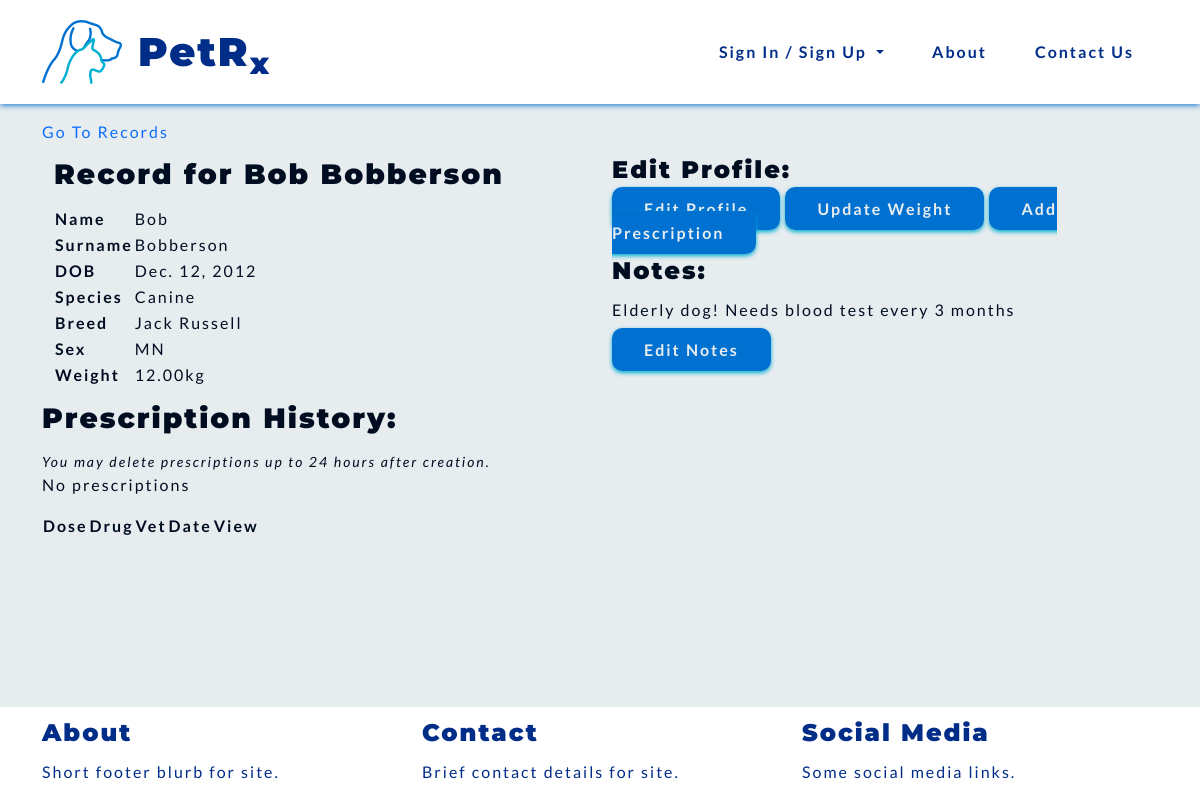
/records/animal-profile/1, run on an earlier commit of the app's database.
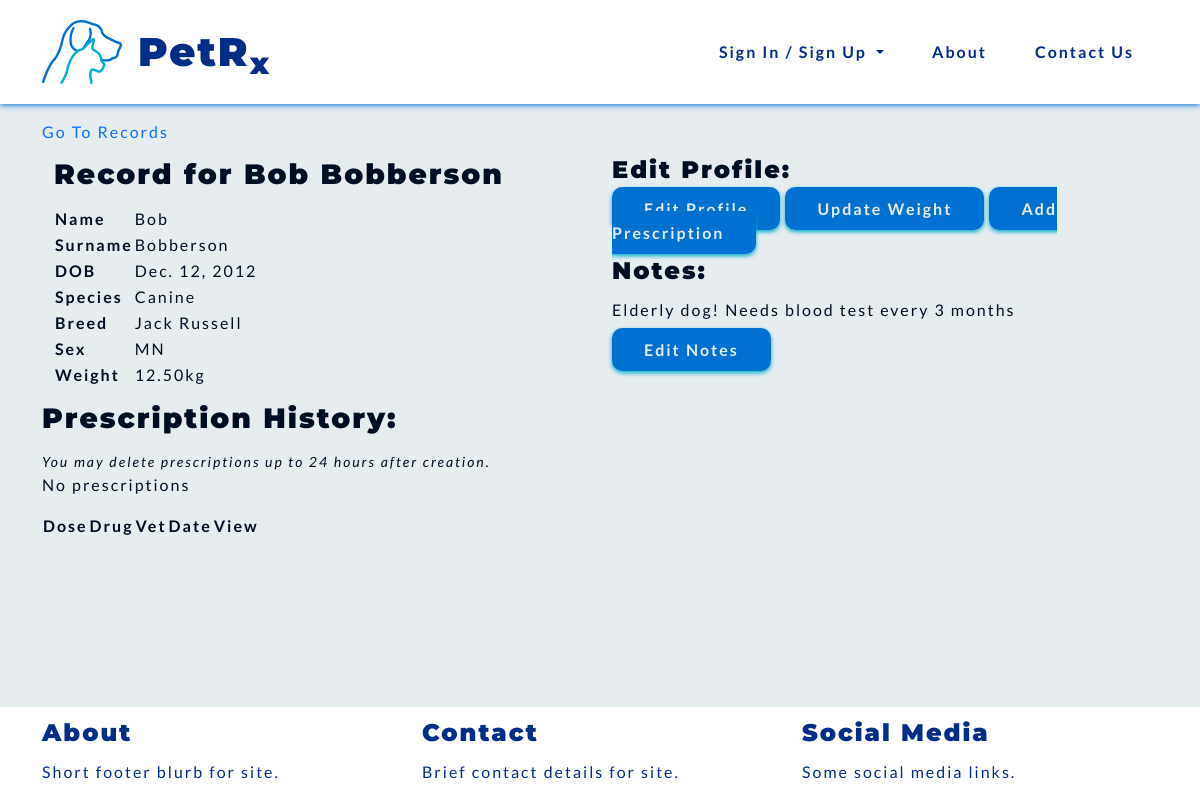
And on a later commit of the database.
### records/models.py (models this page shows)
class Record(models.Model):
    name = models.CharField(max_length=50)
    surname = models.CharField(max_length=50)
    date_of_birth = models.DateField()
    species = models.CharField(choices=SPECIES, max_length=10)
    breed = models.CharField(max_length=50)
    sex = models.CharField(choices=SEX, max_length=10)
    weight = models.DecimalField(max_digits=5, decimal_places=2)
    note = models.CharField(max_length=300)
    def __str__(self):
        return self.name + " " + self.surname
    class Meta:
        unique_together = ['name', 'surname', 'date_of_birth', 'species', 'breed', 'sex']

### records/views.py (the view)
# urls.py: path('animal-profile/<int:animal_id>', views.AnimalRecord.as_view(), name='animal_profile'),
class AnimalRecord(View):
    def get(self, request, animal_id):
        queryset = Record.objects.all()
        profile = get_object_or_404(queryset, id=animal_id)
        context = {
            'profile': profile,
        }
        return render(request, 'records/animal_profile.html', context)

### records/templates/records/animal_profile.html
{% extends 'base.html' %}
{% block content %}
<a href="{% url 'records:records' %}">Go To Records</a>
<section>
    <div class="container">
        <div class="row">
            <div class="col-md-6">
                <h3>Record for {{ profile }}</h3>
                <table>
                    <tr>
                        <th>Name</th>
                        <td>{{ profile.name }}</td>
                    </tr>
                    <tr>
                        <th>Surname</th>
                        <td>{{ profile.surname }}</td>
                    </tr>
                    <tr>
                        <th>DOB</th>
                        <td>{{ profile.date_of_birth }}</td>
                    </tr>
                    <tr>
                        <th>Species</th>
                        <td>{{ profile.species }}</td>
                    </tr>
                    <tr>
                        <th>Breed</th>
                        <td>{{ profile.breed }}</td>
                    </tr>
                    <tr>
                        <th>Sex</th>
                        <td>{{ profile.sex }}</td>
                    </tr>
                    <tr>
                        <th>Weight</th>
                        <td>{{ profile.weight }}kg</td>
                    </tr>
                </table>
            </div>
            <div class="col-md-6">
                <div>
                    <h4>Edit Profile:</h4>
                    <a class="pet-btns" href="{% url 'records:edit_animal' animal_id=profile.id %}">Edit Profile</a>
                    <a class="pet-btns"
                    hx-get="{% url 'records:update_weight' animal_id=profile.id %}"
                    hx-target="#modal-dialog">
                        Update Weight</a>
                    <a class="pet-btns"
                    hx-get="{% url 'prescriptions:add_prescrip' animal_id=profile.id %}"
                    hx-target="#modal-dialog">Add Prescription</a>
                </div>
                <div>
                    <h4>Notes:</h4>
                    <p>
                        {{ profile.note }}
                    </p>
                    <a class="pet-btns"
                    hx-get="{% url 'records:edit_notes' animal_id=profile.id %}"
                    hx-target="#modal-dialog">Edit Notes</a>
                </div>
            </div>
        </div>
    </div>
</section>
<section id="animal-prescrip-list" hx-get="{% url 'prescriptions:list_prescrip' animal_id=profile.id %}" hx-trigger="load">
    {% include 'prescriptions/list_prescrip.html' %}
</section>
{% endblock %}

### templates/base.html (shortened to what this page needs)
{% load static %}
<!DOCTYPE html>
<html lang="en">
<head>
    <link href="https://cdn.jsdelivr.net/npm/bootstrap@5.0.2/dist/css/bootstrap.min.css" rel="stylesheet">
    <link rel="stylesheet" type="text/css" href="{% static 'css/style.css' %}">
</head>
<body>
    {% include 'nav/header.html' %}
<div class="container-md">
    {% block content %}{% endblock content %}
</div>
    {% include 'nav/footer.html' %}
</body>
</html>

### templates/nav/header.html (shortened to what this page needs)
{% load static %}
<header>
  <nav id="navbar" class="navbar navbar-expand-lg blue-text">
    <div class="container-sm">
      <a class="navbar-brand" href="{% url 'vetprofiles:index' %}"><img src="{% static 'images/petrxlogo.png' %}"
          alt="PetRx Logo"></a>
      <h1 class="nav-title">PetR<sub>x</sub></h1>
      <div class="collapse navbar-collapse" id="navbarSupportedContent">
        <ul class="navbar-nav ms-auto mb-2 mb-lg-0">
          {% if user.is_authenticated %}
          <li class="nav-item">
            <a class="pet-links" href="{% url 'vetprofiles:profile' %}">Profile</a>
          </li>
          <li class="nav-item">
            <a class="pet-links" href="{% url 'records:records' %}">Records</a>
          </li>
          <li class="nav-item">
            <a class="pet-links" href="{% url 'vetprofiles:logout' %}">Logout</a>
          </li>
          <li class="nav-item dropdown">
            <ul class="dropdown-menu" aria-labelledby="navbarDropdown">
              <li><a class="dropdown-item" href="{% url 'vetprofiles:profile' %}">Profile</a></li>
              <li><a class="dropdown-item" href="{% url 'records:records' %}">Records</a></li>
              <li><a class="dropdown-item" href="{% url 'vetprofiles:logout' %}">Logout</a></li>
            </ul>
          </li>
          {% else %}
          <li class="nav-item">
            <div class="dropdown show">
              <a class="dropdown-toggle pet-links" href="#" role="button" id="dropdownMenuLink"
                data-bs-toggle="dropdown" aria-haspopup="true" aria-expanded="false">
                Sign In / Sign Up
              </a>
            </div>
          </li>
          <li class="nav-item">
            <a class="pet-links" href="{% url 'vetprofiles:about' %}">About</a>
          </li>
          <li class="nav-item">
            <a class="pet-links" href="{% url 'vetprofiles:contact' %}">Contact Us</a>
          </li>
          {% endif %}
        </ul>
      </div>
    </div>
  </nav>
</header>

### prescriptions/templates/prescriptions/list_prescrip.html
<h3>Prescription History:</h3>
<small><em>You may delete prescriptions up to 24 hours after creation.</em></small>
<div>
    <table>
        <tr>
            <th>Dose</th>
            <th>Drug</th>
            <th>Vet</th>
            <th>Date</th>
            <th>View</th>
        </tr>
        {% for prescription in prescrip_list %}
        <tr>
            <td>{{ prescription.dose }}{{ prescription.measure }}</td>
            <td>{{ prescription.drug }}</td>
            <td>{{ prescription.vet }}</td>
            <td>{{ prescription.date|date:'d/m/y' }}</td>
            <td><a
            hx-get="{% url 'prescriptions:detail_prescrip' prescrip_id=prescription.id %}"
            hx-target="#modal-dialog">View</a></td>
        </tr>
        {% empty %}
        <p>No prescriptions</p>
        {% endfor %}
    </table>
</div>

### templates/nav/footer.html
<footer class="fixed-bottom">
    <div class="container-md">
        <div class="row">
            <div class="col">
                <h4>About</h4>
                <p>Short footer blurb for site.</p>
            </div>
            <div class="col">
                <h4>Contact</h4>
                <p>Brief contact details for site.</p>
            </div>
            <div class="col">
                <h4>Social Media</h4>
                <p>Some social media links.</p>
            </div>
        </div>
    </div>
</footer>

### static/css/style.css (style rules this page uses)
:root { --site-white: #e7ecef; --site-black: #000d21; --site-dark-blue: #002d88; --site-light-blue: #0071d1; --site-turquoise: #00b0cf; }
html { height: 100%; }
body { font-family: "Lato", sans-serif; color: var(--site-black); font-size: 1rem; letter-spacing: 2px; background: var(--site-white); }
h1, h2, h3, h4 { font-family: "Montserrat", "Lato", sans-serif; font-weight: 900; margin-top: 0.5em; margin-bottom: 0.5em; }
.blue-text { color: var(--site-dark-blue); }
li { list-style: none; }
a { text-decoration: none; }
.pet-links { display: block; padding: 0.25rem 0.5rem; color: var(--site-dark-blue); font-weight: 600; margin: 1em; transition: color .8s linear, box-shadow 1s linear; }
.pet-btns { background-color: var(--site-light-blue); color: var(--site-white); font-weight: 600; padding: 0.75em 2em; border-radius: 10px; box-shadow: 0 2px 4px 0 var(--site-turquoise); transition: all .2s linear; }
#navbar { margin-bottom: 1em; background-color: #fff; color: var(--site-dark-blue); box-shadow: 0 1px 6px 0 var(--site-light-blue); }
footer { background-color: white; color: var(--site-dark-blue); }

What changed in the data, as far as the page shows it:
changed Record "Bob Bobberson": weight "12.00" → "12.50"
